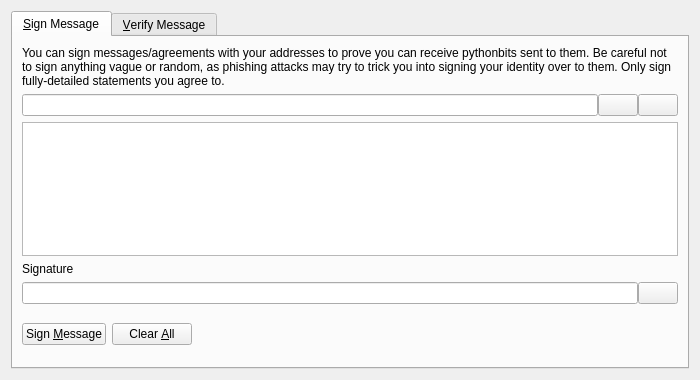
<?xml version="1.0" encoding="UTF-8"?>
<ui version="4.0">
 <class>SignVerifyMessageDialog</class>
 <widget class="QDialog" name="SignVerifyMessageDialog">
  <property name="geometry">
   <rect>
    <x>0</x>
    <y>0</y>
    <width>700</width>
    <height>380</height>
   </rect>
  </property>
  <property name="windowTitle">
   <string>Signatures - Sign / Verify a Message</string>
  </property>
  <property name="modal">
   <bool>true</bool>
  </property>
  <layout class="QVBoxLayout" name="verticalLayout">
   <item>
    <widget class="QTabWidget" name="tabWidget">
     <property name="currentIndex">
      <number>0</number>
     </property>
     <widget class="QWidget" name="tabSignMessage">
      <attribute name="title">
       <string>&amp;Sign Message</string>
      </attribute>
      <layout class="QVBoxLayout" name="verticalLayout_SM">
       <item>
        <widget class="QLabel" name="infoLabel_SM">
         <property name="text">
          <string>You can sign messages/agreements with your addresses to prove you can receive pythonbits sent to them. Be careful not to sign anything vague or random, as phishing attacks may try to trick you into signing your identity over to them. Only sign fully-detailed statements you agree to.</string>
         </property>
         <property name="textFormat">
          <enum>Qt::PlainText</enum>
         </property>
         <property name="wordWrap">
          <bool>true</bool>
         </property>
        </widget>
       </item>
       <item>
        <layout class="QHBoxLayout" name="horizontalLayout_1_SM">
         <property name="spacing">
          <number>0</number>
         </property>
         <item>
          <widget class="QValidatedLineEdit" name="addressIn_SM">
           <property name="toolTip">
            <string>The Pythonbit address to sign the message with</string>
           </property>
          </widget>
         </item>
         <item>
          <widget class="QPushButton" name="addressBookButton_SM">
           <property name="toolTip">
            <string>Choose previously used address</string>
           </property>
           <property name="text">
            <string/>
           </property>
           <property name="icon">
            <iconset resource="../pythonbit.qrc">
             <normaloff>:/icons/address-book</normaloff>:/icons/address-book</iconset>
           </property>
           <property name="shortcut">
            <string>Alt+A</string>
           </property>
           <property name="autoDefault">
            <bool>false</bool>
           </property>
          </widget>
         </item>
         <item>
          <widget class="QPushButton" name="pasteButton_SM">
           <property name="toolTip">
            <string>Paste address from clipboard</string>
           </property>
           <property name="text">
            <string/>
           </property>
           <property name="icon">
            <iconset resource="../pythonbit.qrc">
             <normaloff>:/icons/editpaste</normaloff>:/icons/editpaste</iconset>
           </property>
           <property name="shortcut">
            <string>Alt+P</string>
           </property>
           <property name="autoDefault">
            <bool>false</bool>
           </property>
          </widget>
         </item>
        </layout>
       </item>
       <item>
        <widget class="QPlainTextEdit" name="messageIn_SM">
         <property name="toolTip">
          <string>Enter the message you want to sign here</string>
         </property>
        </widget>
       </item>
       <item>
        <widget class="QLabel" name="signatureLabel_SM">
         <property name="text">
          <string>Signature</string>
         </property>
         <property name="textFormat">
          <enum>Qt::PlainText</enum>
         </property>
        </widget>
       </item>
       <item>
        <layout class="QHBoxLayout" name="horizontalLayout_2_SM">
         <property name="spacing">
          <number>0</number>
         </property>
         <item>
          <widget class="QLineEdit" name="signatureOut_SM">
           <property name="font">
            <font>
             <italic>true</italic>
            </font>
           </property>
           <property name="readOnly">
            <bool>true</bool>
           </property>
          </widget>
         </item>
         <item>
          <widget class="QPushButton" name="copySignatureButton_SM">
           <property name="toolTip">
            <string>Copy the current signature to the system clipboard</string>
           </property>
           <property name="text">
            <string/>
           </property>
           <property name="icon">
            <iconset resource="../pythonbit.qrc">
             <normaloff>:/icons/editcopy</normaloff>:/icons/editcopy</iconset>
           </property>
           <property name="autoDefault">
            <bool>false</bool>
           </property>
          </widget>
         </item>
        </layout>
       </item>
       <item>
        <layout class="QHBoxLayout" name="horizontalLayout_3_SM">
         <item>
          <widget class="QPushButton" name="signMessageButton_SM">
           <property name="toolTip">
            <string>Sign the message to prove you own this Pythonbit address</string>
           </property>
           <property name="text">
            <string>Sign &amp;Message</string>
           </property>
           <property name="icon">
            <iconset resource="../pythonbit.qrc">
             <normaloff>:/icons/edit</normaloff>:/icons/edit</iconset>
           </property>
           <property name="autoDefault">
            <bool>false</bool>
           </property>
          </widget>
         </item>
         <item>
          <widget class="QPushButton" name="clearButton_SM">
           <property name="toolTip">
            <string>Reset all sign message fields</string>
           </property>
           <property name="text">
            <string>Clear &amp;All</string>
           </property>
           <property name="icon">
            <iconset resource="../pythonbit.qrc">
             <normaloff>:/icons/remove</normaloff>:/icons/remove</iconset>
           </property>
           <property name="autoDefault">
            <bool>false</bool>
           </property>
          </widget>
         </item>
         <item>
          <spacer name="horizontalSpacer_1_SM">
           <property name="orientation">
            <enum>Qt::Horizontal</enum>
           </property>
           <property name="sizeHint" stdset="0">
            <size>
             <width>40</width>
             <height>48</height>
            </size>
           </property>
          </spacer>
         </item>
         <item>
          <widget class="QLabel" name="statusLabel_SM">
           <property name="font">
            <font>
             <weight>75</weight>
             <bold>true</bold>
            </font>
           </property>
           <property name="text">
            <string/>
           </property>
           <property name="wordWrap">
            <bool>true</bool>
           </property>
          </widget>
         </item>
         <item>
          <spacer name="horizontalSpacer_2_SM">
           <property name="orientation">
            <enum>Qt::Horizontal</enum>
           </property>
           <property name="sizeHint" stdset="0">
            <size>
             <width>40</width>
             <height>48</height>
            </size>
           </property>
          </spacer>
         </item>
        </layout>
       </item>
      </layout>
     </widget>
     <widget class="QWidget" name="tabVerifyMessage">
      <attribute name="title">
       <string>&amp;Verify Message</string>
      </attribute>
      <layout class="QVBoxLayout" name="verticalLayout_VM">
       <item>
        <widget class="QLabel" name="infoLabel_VM">
         <property name="text">
          <string>Enter the receiver's address, message (ensure you copy line breaks, spaces, tabs, etc. exactly) and signature below to verify the message. Be careful not to read more into the signature than what is in the signed message itself, to avoid being tricked by a man-in-the-middle attack. Note that this only proves the signing party receives with the address, it cannot prove sendership of any transaction!</string>
         </property>
         <property name="textFormat">
          <enum>Qt::PlainText</enum>
         </property>
         <property name="alignment">
          <set>Qt::AlignLeading|Qt::AlignLeft|Qt::AlignTop</set>
         </property>
         <property name="wordWrap">
          <bool>true</bool>
         </property>
        </widget>
       </item>
       <item>
        <layout class="QHBoxLayout" name="horizontalLayout_1_VM">
         <property name="spacing">
          <number>0</number>
         </property>
         <item>
          <widget class="QValidatedLineEdit" name="addressIn_VM">
           <property name="toolTip">
            <string>The Pythonbit address the message was signed with</string>
           </property>
          </widget>
         </item>
         <item>
          <widget class="QPushButton" name="addressBookButton_VM">
           <property name="toolTip">
            <string>Choose previously used address</string>
           </property>
           <property name="text">
            <string/>
           </property>
           <property name="icon">
            <iconset resource="../pythonbit.qrc">
             <normaloff>:/icons/address-book</normaloff>:/icons/address-book</iconset>
           </property>
           <property name="shortcut">
            <string>Alt+A</string>
           </property>
           <property name="autoDefault">
            <bool>false</bool>
           </property>
          </widget>
         </item>
        </layout>
       </item>
       <item>
        <widget class="QPlainTextEdit" name="messageIn_VM"/>
       </item>
       <item>
        <widget class="QValidatedLineEdit" name="signatureIn_VM"/>
       </item>
       <item>
        <layout class="QHBoxLayout" name="horizontalLayout_2_VM">
         <item>
          <widget class="QPushButton" name="verifyMessageButton_VM">
           <property name="toolTip">
            <string>Verify the message to ensure it was signed with the specified Pythonbit address</string>
           </property>
           <property name="text">
            <string>Verify &amp;Message</string>
           </property>
           <property name="icon">
            <iconset resource="../pythonbit.qrc">
             <normaloff>:/icons/transaction_0</normaloff>:/icons/transaction_0</iconset>
           </property>
           <property name="autoDefault">
            <bool>false</bool>
           </property>
          </widget>
         </item>
         <item>
          <widget class="QPushButton" name="clearButton_VM">
           <property name="toolTip">
            <string>Reset all verify message fields</string>
           </property>
           <property name="text">
            <string>Clear &amp;All</string>
           </property>
           <property name="icon">
            <iconset resource="../pythonbit.qrc">
             <normaloff>:/icons/remove</normaloff>:/icons/remove</iconset>
           </property>
           <property name="autoDefault">
            <bool>false</bool>
           </property>
          </widget>
         </item>
         <item>
          <spacer name="horizontalSpacer_1_VM">
           <property name="orientation">
            <enum>Qt::Horizontal</enum>
           </property>
           <property name="sizeHint" stdset="0">
            <size>
             <width>40</width>
             <height>48</height>
            </size>
           </property>
          </spacer>
         </item>
         <item>
          <widget class="QLabel" name="statusLabel_VM">
           <property name="font">
            <font>
             <weight>75</weight>
             <bold>true</bold>
            </font>
           </property>
           <property name="text">
            <string/>
           </property>
           <property name="wordWrap">
            <bool>true</bool>
           </property>
          </widget>
         </item>
         <item>
          <spacer name="horizontalSpacer_2_VM">
           <property name="orientation">
            <enum>Qt::Horizontal</enum>
           </property>
           <property name="sizeHint" stdset="0">
            <size>
             <width>40</width>
             <height>48</height>
            </size>
           </property>
          </spacer>
         </item>
        </layout>
       </item>
      </layout>
     </widget>
    </widget>
   </item>
  </layout>
 </widget>
 <customwidgets>
  <customwidget>
   <class>QValidatedLineEdit</class>
   <extends>QLineEdit</extends>
   <header>qvalidatedlineedit.h</header>
  </customwidget>
 </customwidgets>
 <resources>
  <include location="../pythonbit.qrc"/>
 </resources>
 <connections/>
</ui>
